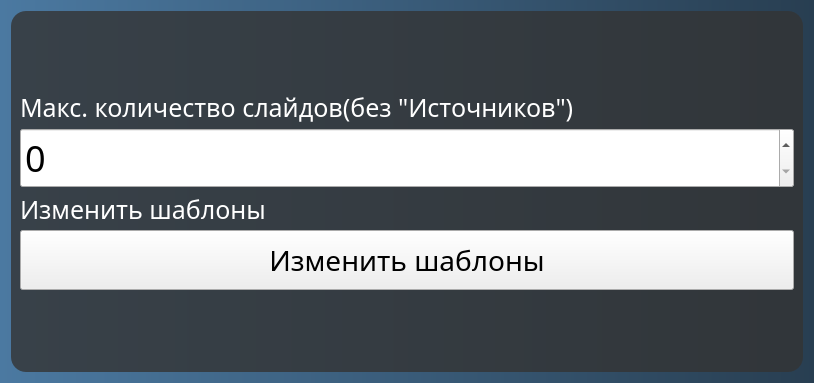
<?xml version="1.0" encoding="UTF-8"?>
<ui version="4.0">
 <class>Form</class>
 <widget class="QWidget" name="Form">
  <property name="geometry">
   <rect>
    <x>0</x>
    <y>0</y>
    <width>814</width>
    <height>383</height>
   </rect>
  </property>
  <property name="windowTitle">
   <string>Form</string>
  </property>
  <property name="styleSheet">
   <string notr="true">#Form{
background: qlineargradient(spread:pad, x1:0, y1:0, x2:1, y2:0, stop:0 rgba(75, 121, 161, 255), stop:1 rgba(40, 62, 81, 255));}
*{font-family:  century gothic;}</string>
  </property>
  <layout class="QVBoxLayout" name="verticalLayout">
   <item>
    <widget class="QWidget" name="widget" native="true">
     <property name="minimumSize">
      <size>
       <width>0</width>
       <height>0</height>
      </size>
     </property>
     <property name="styleSheet">
      <string notr="true">#widget{
background: rgba(51, 51, 51, 0.8);
border-radius: 15px;
}</string>
     </property>
     <layout class="QVBoxLayout" name="verticalLayout_3">
      <item>
       <layout class="QVBoxLayout" name="verticalLayout_2">
        <item>
         <widget class="QLabel" name="label_2">
          <property name="maximumSize">
           <size>
            <width>16777215</width>
            <height>30</height>
           </size>
          </property>
          <property name="font">
           <font>
            <family>century gothic</family>
            <pointsize>19</pointsize>
           </font>
          </property>
          <property name="styleSheet">
           <string notr="true">color: white;
text-align: center;</string>
          </property>
          <property name="text">
           <string>Макс. количество слайдов(без &quot;Источников&quot;)</string>
          </property>
         </widget>
        </item>
        <item>
         <widget class="QSpinBox" name="spinBox">
          <property name="minimumSize">
           <size>
            <width>0</width>
            <height>60</height>
           </size>
          </property>
          <property name="font">
           <font>
            <family>century gothic</family>
            <pointsize>27</pointsize>
            <weight>50</weight>
            <italic>false</italic>
            <bold>false</bold>
            <underline>false</underline>
           </font>
          </property>
         </widget>
        </item>
        <item>
         <widget class="QLabel" name="label">
          <property name="maximumSize">
           <size>
            <width>16777215</width>
            <height>30</height>
           </size>
          </property>
          <property name="font">
           <font>
            <family>century gothic</family>
            <pointsize>19</pointsize>
           </font>
          </property>
          <property name="styleSheet">
           <string notr="true">color: white;
text-align: center;</string>
          </property>
          <property name="text">
           <string>Изменить шаблоны</string>
          </property>
         </widget>
        </item>
        <item>
         <widget class="QPushButton" name="change_temp">
          <property name="minimumSize">
           <size>
            <width>0</width>
            <height>60</height>
           </size>
          </property>
          <property name="font">
           <font>
            <family>century gothic</family>
            <pointsize>21</pointsize>
           </font>
          </property>
          <property name="text">
           <string>Изменить шаблоны</string>
          </property>
         </widget>
        </item>
       </layout>
      </item>
     </layout>
    </widget>
   </item>
  </layout>
 </widget>
 <resources/>
 <connections/>
</ui>
